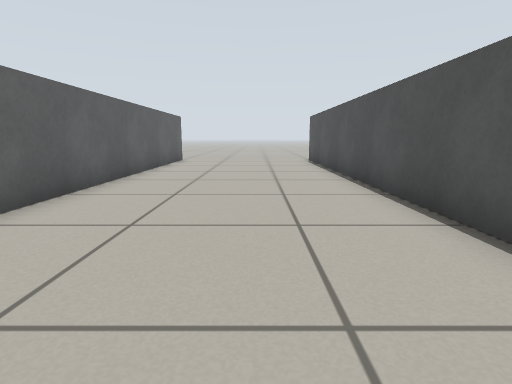
view 1 (above)

21 first-person views from a walk through a robot-simulator world made for Gazebo. The camera is 0.51 m above the floor, tilts 10° down and sees 80° across. The floor is counted in squares, 0.5 m on a side. Each view is taken from the middle of a square. On the plan, view 1 faces up. The plan holds only what a view shows up to about 12 squares ahead; the rest is blank.

view 2
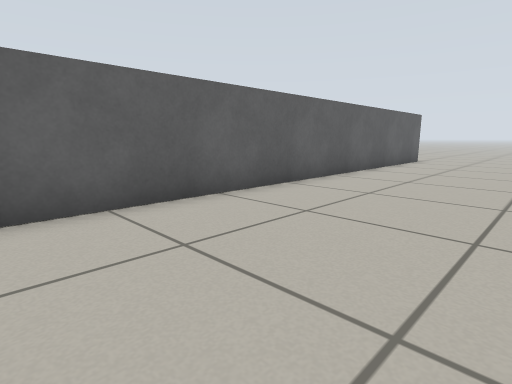

view 3
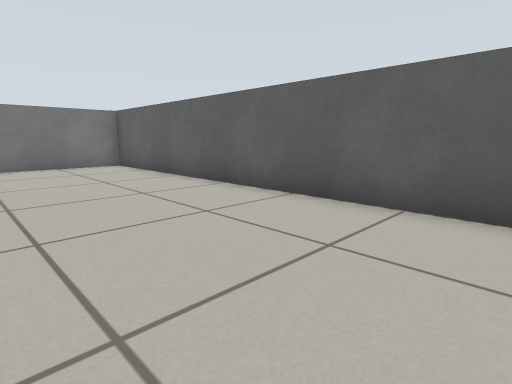

view 4
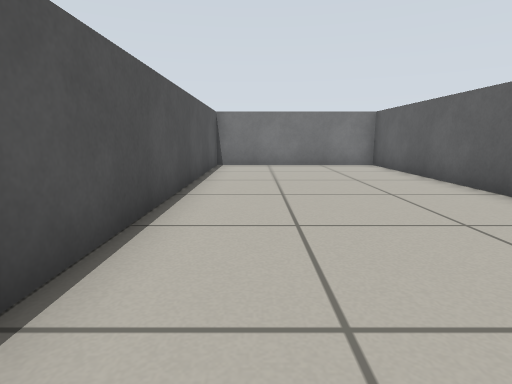

view 5
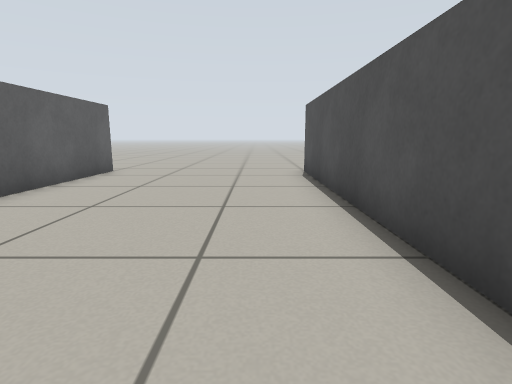

view 6
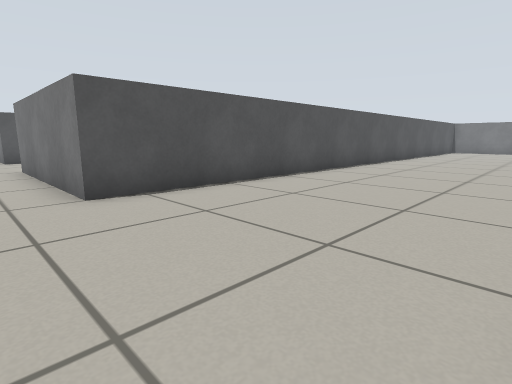

view 7
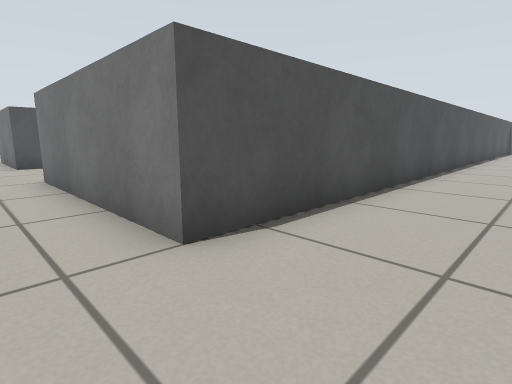

view 8
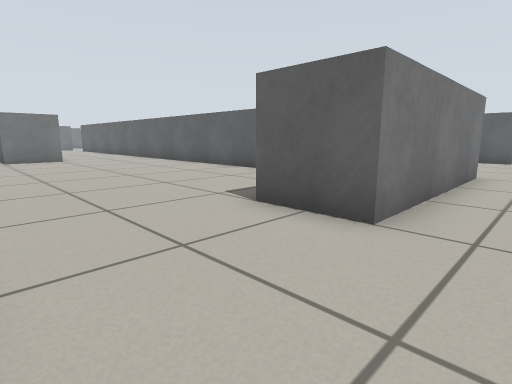

view 9
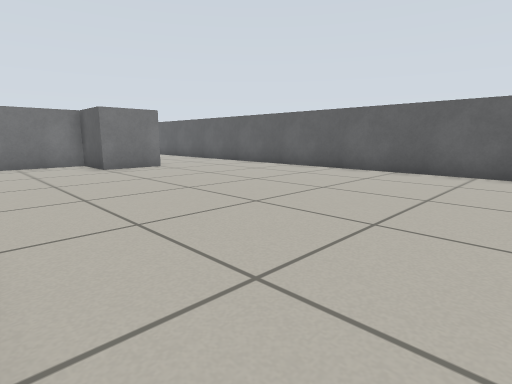

view 10
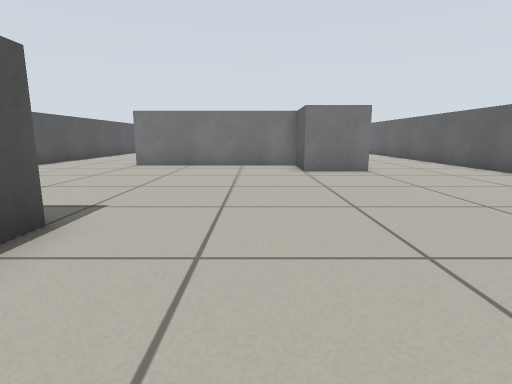

view 11
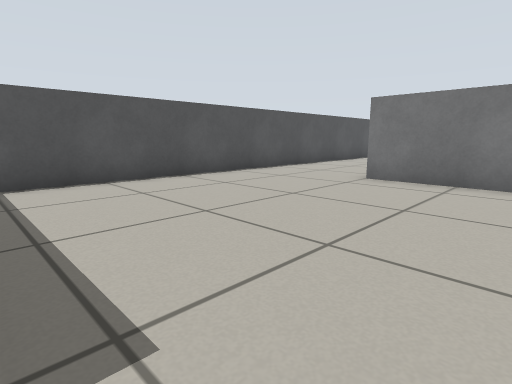

view 12
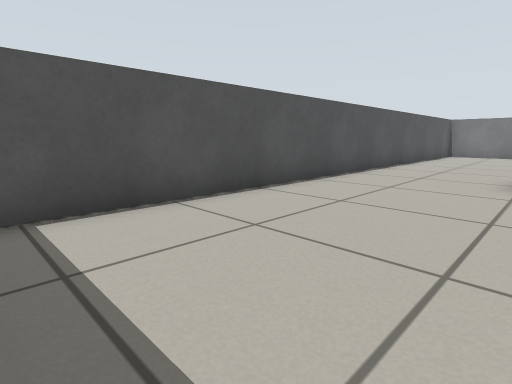

view 13
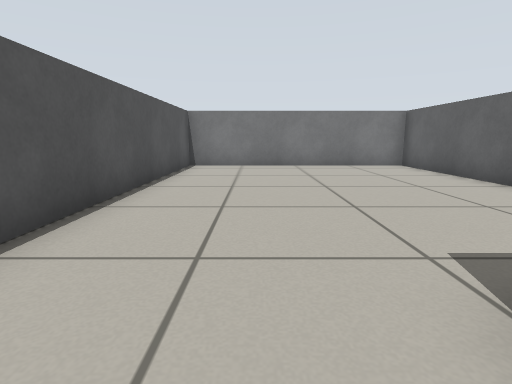

view 14
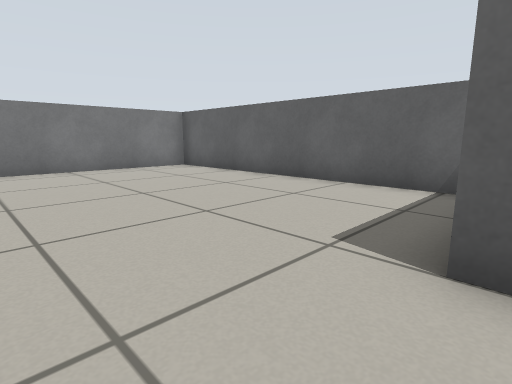

view 15
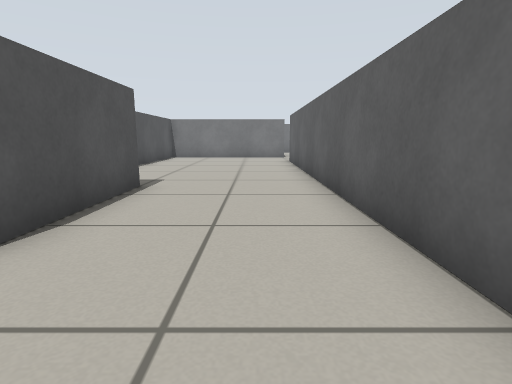

view 16
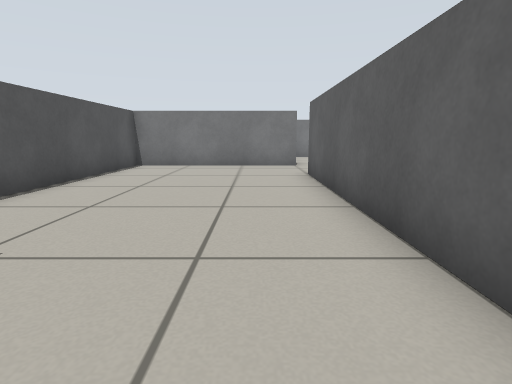

view 17
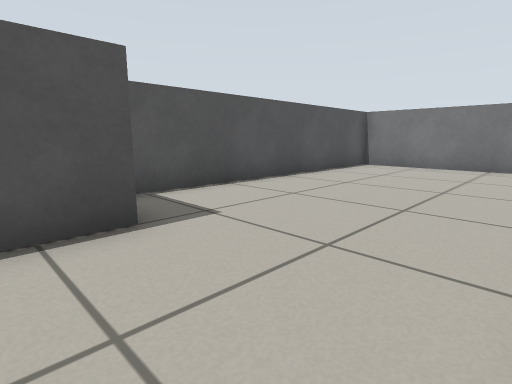

view 18
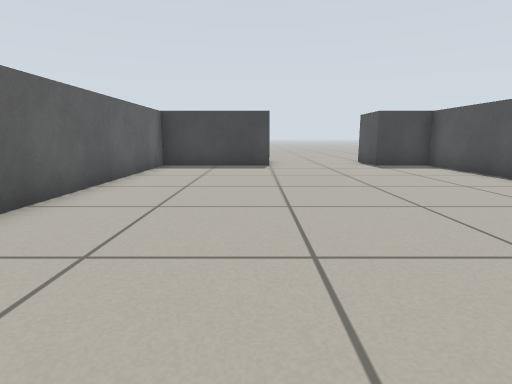

view 19
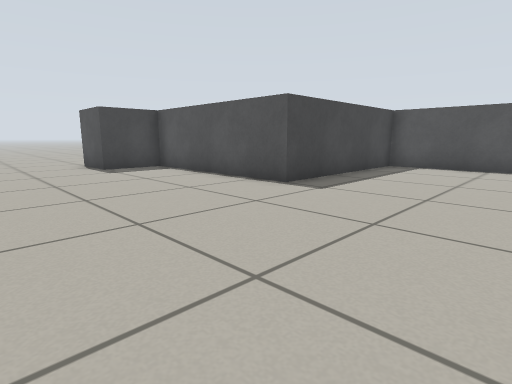

view 20
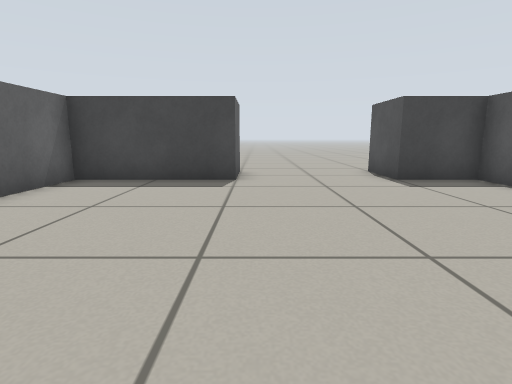

view 21
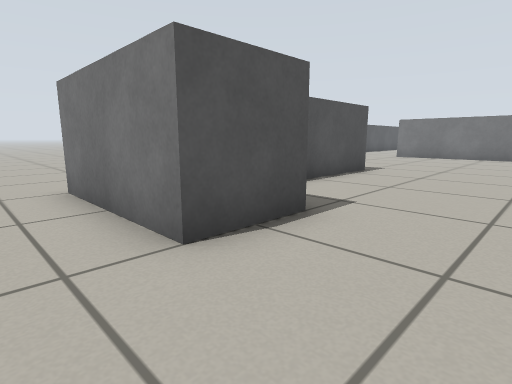

### Floor plan
Points are (right, up) in squares from view 1. A wall is a line through its corners. A room is listed if a view was taken in it or the views show most of it. See-through windows are left out.
Room 1 (views 1, 2, 3, 4, 5, 6, 7)
walls: (-3.5, 14.6) (-3.5, -8.8) (2.5, -8.8) (2.5, 14.5) (8.5, 14.5)
ways out: opening at (8.5, 15.5) to room 2; opening at (-4.5, 15.5)
Room 2 (views 8, 9, 10, 11, 12, 13, 14, 15, 16, 17, 18, 19, 20, 21)
walls: (8.4, 0.5) (10.5, 0.5) (10.5, -1.5) (16.5, -1.5); (12.5, -4.2) (12.5, -13.5) (20.5, -13.5) (20.5, 6.5) (14.5, 6.5) (14.5, 12.5) (12.5, 12.5) (12.5, 14.5) (16.5, 14.5); (8.5, -3.6) (8.5, 0.1); (4.5, 1.4) (4.5, -10.9); (8.5, 14.5) (8.5, 12.5) (4.5, 12.5) (4.5, 3.1); (5.6, -13.5) (10.5, -13.5) (10.5, -4.2)
ways out: opening at (8.5, 15.5) to room 1; opening at (4.5, -12.5); opening at (17, 15.5)

Positions as (right, up) in squares from view 1, and headings:
1: (0, 0), facing up
2: (1, 0), facing up-left
3: (1, 3), facing down-left
4: (1, 3), facing down
5: (1, 5), facing up
6: (-3, 16), facing down-right
7: (0, 16), facing down-right
8: (12, 16), facing down-left
9: (14, 11), facing down-left
10: (12, 10), facing down
11: (13, 6), facing down-right
12: (16, 6), facing down-right
13: (18, -2), facing down
14: (19, -3), facing down-left
15: (6, 3), facing down
16: (6, -2), facing down
17: (5, -2), facing down-right
18: (8, 1), facing up
19: (9, 2), facing up-right
20: (9, 5), facing up
21: (10, 16), facing down-right
